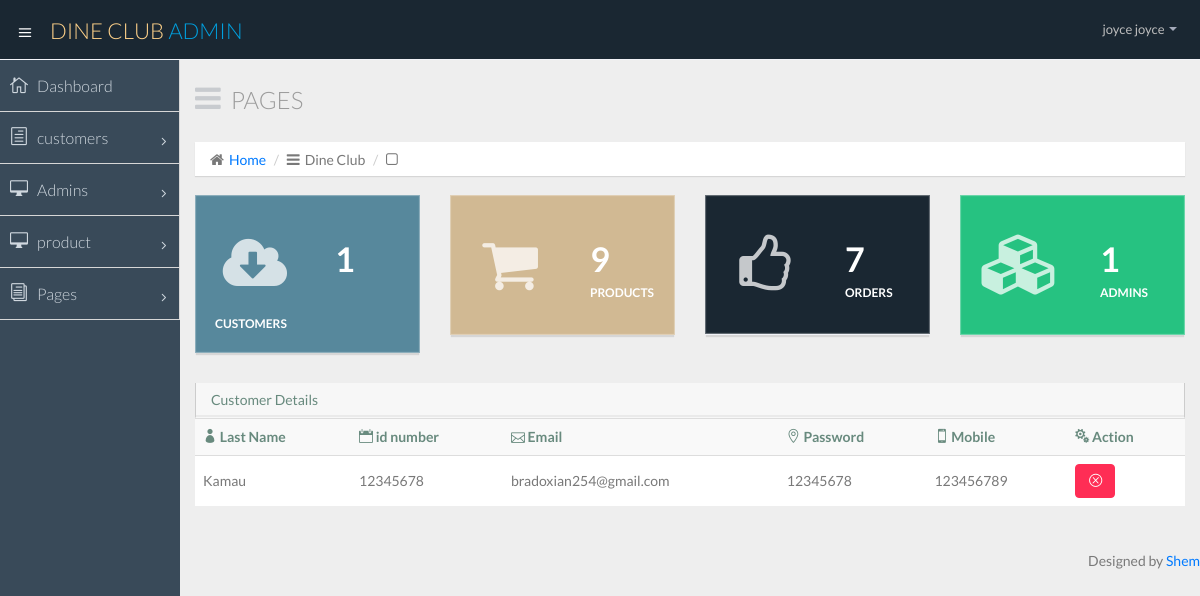
Page /admin/customer.php (signed in) on the committed database.
### tables this page shows
CREATE TABLE `user` (
  `email` varchar(40) NOT NULL,
  `firstname` varchar(15) NOT NULL,
  `lastname` varchar(15) NOT NULL,
  `username` varchar(16) NOT NULL,
  `password` varchar(16) NOT NULL,
  `user_id` int(8) NOT NULL
);

CREATE TABLE `customers` (
  `customers_id` int(11) NOT NULL,
  `firstname` varchar(12) NOT NULL,
  `lastname` varchar(12) NOT NULL,
  `id_number` int(12) NOT NULL,
  `phone_number` int(16) NOT NULL,
  `email` varchar(40) NOT NULL,
  `password` varchar(16) NOT NULL,
  `address` varchar(200) DEFAULT NULL
);

### admin/sess.php (called while the page is built, shortened)
<?php
	require 'config.php';
	if(!ISSET($_SESSION['user_id'])){
		header("location: index.php");
	}else{
		$session_id=$_SESSION['user_id'];
		$user_query = $conn->query("SELECT * FROM user WHERE user_id = '$session_id'") or die("unable to get your name");
		$user_row = $user_query->fetch_array();
	}
?>

### admin/customer.php (the view, shortened to what this page needs)
<?php include ('sess.php');?>
<!DOCTYPE html>
<html lang="en">
<head>
  <title><?php include ('../name.php');?></title>
  <link href="css/bootstrap.min.css" rel="stylesheet">
  <link href="css/bootstrap-theme.css" rel="stylesheet">
  <link href="css/elegant-icons-style.css" rel="stylesheet" />
  <link href="css/font-awesome.min.css" rel="stylesheet" />
  <link href="css/style.css" rel="stylesheet">
  <link href="css/style-responsive.css" rel="stylesheet" />
</head>
<body>
  <section id="container" class="">
    <header class="header dark-bg">
      <div class="toggle-nav">
        <div class="icon-reorder tooltips" data-original-title="Toggle Navigation" data-placement="bottom"><i class="icon_menu"></i></div>
      </div>
      <a href="dashboard.php" class="logo"><?php include ('../name.php');?> <span class="lite">Admin</span></a>
      <div class="top-nav notification-row">
        <ul class="nav pull-right top-menu">
          <li class="dropdown">
            <a data-toggle="dropdown" class="dropdown-toggle" href="#">
                            <span class="username">
<?php echo $user_username = $user_row['firstname']." ".$user_row['lastname'];?>
                            </span>
                            <b class="caret"></b>
                        </a>
          </li>
        </ul>
      </div>
    </header>
    <aside>
      <div id="sidebar" class="nav-collapse ">
        <ul class="sidebar-menu">
          <li class="">
            <a class="" href="dashboard.php">
                          <i class="icon_house_alt"></i>
                          <span>Dashboard</span>
                      </a>
          </li>
          <li class="sub-menu">
            <a href="javascript:;" class="">
                          <i class="icon_document_alt"></i>
                          <span>customers</span>
                          <span class="menu-arrow arrow_carrot-right"></span>
                      </a>
          </li>
          <li class="sub-menu">
            <a href="javascript:;" class="">
                          <i class="icon_desktop"></i>
                          <span>Admins</span>
                          <span class="menu-arrow arrow_carrot-right"></span>
                      </a>
          </li>
          <li class="sub-menu">
            <a href="javascript:;" class="">
                          <i class="icon_desktop"></i>
                          <span>product</span>
                          <span class="menu-arrow arrow_carrot-right"></span>
                      </a>
          </li>
          <li class="sub-menu ">
            <a href="javascript:;" class="">
                          <i class="icon_documents_alt"></i>
                          <span>Pages</span>
                          <span class="menu-arrow arrow_carrot-right"></span>
                      </a>
          </li>
        </ul>
      </div>
    </aside>
    <section id="main-content">
      <section class="wrapper">
        <div class="row">
          <div class="col-lg-12">
            <h3 class="page-header"><i class="fa fa fa-bars"></i> Pages</h3>
            <ol class="breadcrumb">
              <li><i class="fa fa-home"></i><a href="dashboard.php">Home</a></li>
              <li><i class="fa fa-bars"></i><?php include ('../name.php');?></li>
              <li><i class="fa fa-square-o"></i> </li>
            </ol>
          </div>
        </div>
        <div class="row">
          <div class="col-lg-3 col-md-3 col-sm-12 col-xs-12">
            <div class="info-box blue-bg">
              <i class="fa fa-cloud-download"></i>
              <div class="count">
              <?php
                                    include ('config.php');
                                        $sql = "SELECT * FROM customers";
                                       if ($stmt = $conn->prepare($sql)) {
                                         $stmt->execute();
                                          $stmt->store_result();
                                           printf( $stmt->num_rows);
                                       }
                                    ?>
              </div>
              <div class="title">Customers</div>
            </div>
          </div>
          <div class="col-lg-3 col-md-3 col-sm-12 col-xs-12">
            <div class="info-box brown-bg">
              <i class="fa fa-shopping-cart"></i>
              <div class="count">
              <?php
                                    include ('config.php');
                                        $sql = "SELECT * FROM product";
                                       if ($stmt = $conn->prepare($sql)) {
                                         $stmt->execute();
                                          $stmt->store_result();
                                           printf( $stmt->num_rows);
                                       }
                                    ?>
              </div>
              <div class="title">Products</div>
            </div>
          </div>
          <div class="col-lg-3 col-md-3 col-sm-12 col-xs-12">
            <div class="info-box dark-bg">
              <i class="fa fa-thumbs-o-up"></i>
              <div class="count">
              <?php
                                    include ('config.php');
                                        $sql = "SELECT * FROM orders";
                                       if ($stmt = $conn->prepare($sql)) {
                                         $stmt->execute();
                                          $stmt->store_result();
                                           printf( $stmt->num_rows);
                                       }
                                    ?>
              </div>
              <div class="title">Orders</div>
            </div>
          </div>
          <div class="col-lg-3 col-md-3 col-sm-12 col-xs-12">
            <div class="info-box green-bg">
              <i class="fa fa-cubes"></i>
              <div class="count">
              <?php
                                    include ('config.php');
                                        $sql = "SELECT * FROM user";
                                       if ($stmt = $conn->prepare($sql)) {
                                         $stmt->execute();
                                          $stmt->store_result();
                                           printf( $stmt->num_rows);
                                       }
                                    ?>
              </div>
              <div class="title">Admins</div>
            </div>
          </div>
        </div>
        <div class="row">
          <div class="col-lg-12">
            <section class="panel">
              <header class="panel-heading">
                Customer Details
              </header>
              <table class="table table-striped table-advance table-hover">
                <tbody>
                  <tr>
                    <th><i class="icon_profile"></i> Last Name</th>
                    <th><i class="icon_calendar"></i> id number</th>
                    <th><i class="icon_mail_alt"></i> Email</th>
                    <th><i class="icon_pin_alt"></i> Password</th>
                    <th><i class="icon_mobile"></i> Mobile</th>
                    <th><i class="icon_cogs"></i> Action</th>
                  </tr>
                  <tr>
                  <?php
										require 'config.php';
										$query = $conn->query("SELECT * FROM customers ORDER BY customers_id");
										while($row = $query->fetch_array()){
										?>
                    <td><?php echo $row['lastname'];?></td>
                    <td><?php echo $row['id_number'];?></td>
                    <td><?php echo $row['email'];?></td>
                    <td><?php echo $row['password'];?></td>
                    <td><?php echo $row['phone_number'];?></td>
                    <td>
                      <div class="btn-group">
                        <a class="btn btn-danger" href="delete-customer.php?id=<?=$row['customers_id'];?>"><i class="icon_close_alt2"></i></a>
                      </div>
                    </td>
                  </tr>
                  <?php } ?>
                </tbody>
              </table>
            </section>
          </div>
        </div>
      </section>
    </section>
    <div class="text-right">
      <div class="credits">
          Designed by <a href="">Shem</a>
        </div>
    </div>
  </section>
</body>
</html>

### rows in the picture
user: firstname+lastname "joyce joyce"
customers: lastname "Kamau", id_number "12345678", email "bradoxian254@gmail.com", password "12345678", phone_number "123456789"
